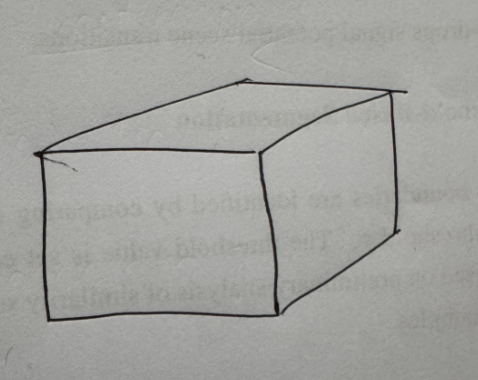
#> input picture cuboid.png, 478 x 380 px
$ jupyter execute method1_hough_standard.ipynb
#> lines starting #> are read from the running program, lines starting #| are printed output that depends on the picture; after the words box and inside, x2 and y2 are one past the last pixel; in counts of white or black regions, pixels touching at a corner belong together
# Method 1: Standard Hough Transform
Uses `cv2.HoughLines` to detect infinite lines in Canny edge-detected image.

[cell 1]
import cv2
import numpy as np
import matplotlib.pyplot as plt

img_color = cv2.imread('cuboid.png')
#> img_color is the input picture: shape (380, 478, 3); mean B, G, R 158.7, 162.5, 161.8
img_rgb = cv2.cvtColor(img_color, cv2.COLOR_BGR2RGB)
gray = cv2.cvtColor(img_color, cv2.COLOR_BGR2GRAY)
blurred = cv2.GaussianBlur(gray, (5, 5), 1.5)
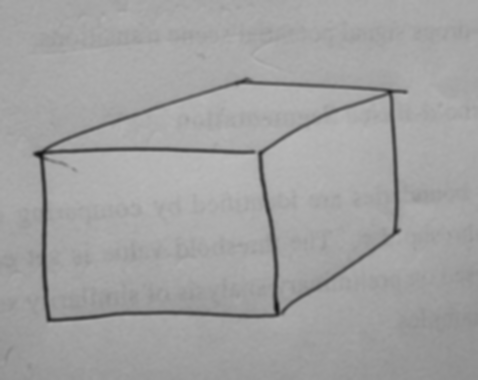
#> blurred: shape (380, 478); min 21, max 185, mean 161.8
edges = cv2.Canny(blurred, 50, 150)
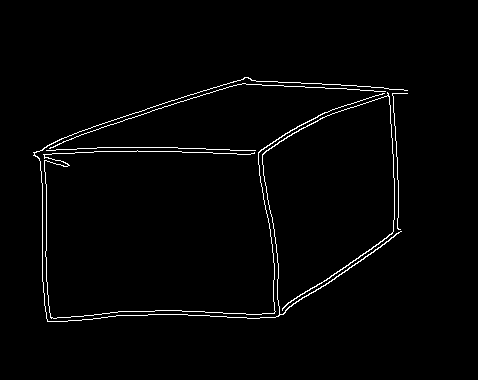
#> edges: shape (380, 478); 1.8% white in thin lines or dots, all inside (x1, y1, x2, y2) = (33, 77, 408, 322)

# Standard Hough Transform returns (rho, theta) for each detected line
lines = cv2.HoughLines(edges, rho=1, theta=np.pi/180, threshold=80)
#> lines = 29 rows, first 8: [145, 1.61], [317, 1.55], [149, 1.59], [149, 1.26], [67, 1.62], [46, 0], [152, 1.26], [42, 0]

fig, axes = plt.subplots(1, 2, figsize=(20, 8))
axes[0].imshow(img_rgb)
axes[0].set_title('Original')
axes[0].axis('off')

axes[1].imshow(img_rgb)
axes[1].set_title(f'Standard Hough Transform ({len(lines) if lines is not None else 0} lines)')
axes[1].axis('off')

if lines is not None:
    h, w = img_color.shape[:2]
#> h = 380; w = 478
    for line in lines:
        rho, theta = line[0]
        a, b = np.cos(theta), np.sin(theta)
        x0, y0 = a * rho, b * rho
        # Extend line across the entire image
        length = max(h, w)
        x1 = int(x0 + length * (-b))
        y1 = int(y0 + length * (a))
        x2 = int(x0 - length * (-b))
        y2 = int(y0 - length * (a))
        axes[1].plot([x1, x2], [y1, y2], color='lime', linewidth=1.5)
#> this loop made 29 passes
#> (rho, theta, a, b, x0, y0, x1, y1) on passes 1 to 12: (145, 1.61, -0.0349, 0.999, -5.06, 144.9, -482, 128), (317, 1.55, 0.0175, 1, 5.53, 317, -472, 325), (149, 1.59, -0.0175, 1, -2.6, 149, -480, 140), (149, 1.26, 0.309, 0.951, 46.04, 141.7, -408, 289), (67, 1.62, -0.0523, 0.999, -3.51, 66.91, -480, 41), (46, 0, 1, 0, 46, 0, 46, 478), (152, 1.26, 0.309, 0.951, 46.97, 144.6, -407, 292), (42, 0, 1, 0, 42, 0, 42, 478), (155, 1.54, 0.0349, 0.999, 5.41, 154.9, -472, 171), (417, 0.977, 0.559, 0.829, 233.2, 345.7, -163, 613), (154, 1.55, 0.0175, 1, 2.69, 154, -475, 162), (154, 1.24, 0.326, 0.946, 50.14, 145.6, -401, 301)

plt.tight_layout()
fig.savefig('result_hough_standard.png', dpi=150, bbox_inches='tight')
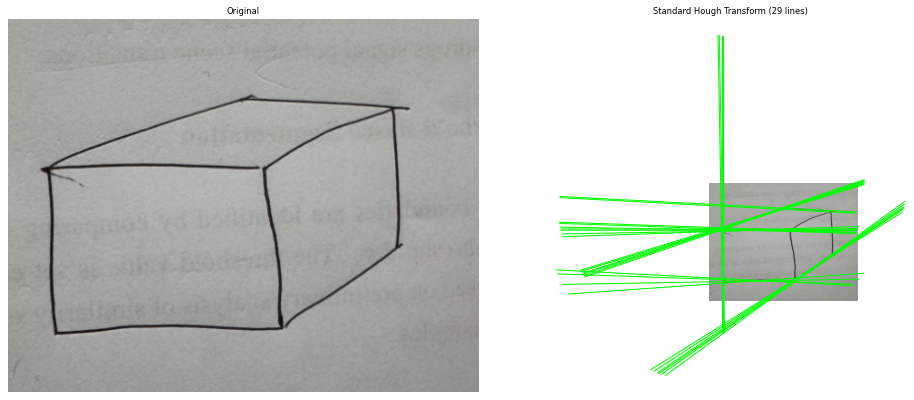
#> figure drawn by matplotlib, 2 panels
plt.show()
print(f'Lines detected: {len(lines) if lines is not None else 0}')
#| Lines detected: 29
